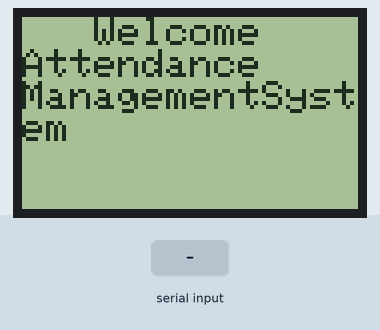
Bench run of a sketch on a simulated Arduino Uno, built with avr-gcc and run on an emulated ATmega328P. Parts: 84×48 one-colour display. Inputs (shaded band) come from the test bench. What the sketch prints to the serial monitor is not drawn.

Above: at 1.4 s.
1.5 s: "1" received over the second serial link
At 2.4 s:
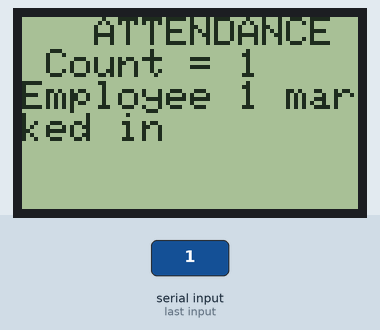
3.0 s: "2" received over the second serial link
At 4.1 s:
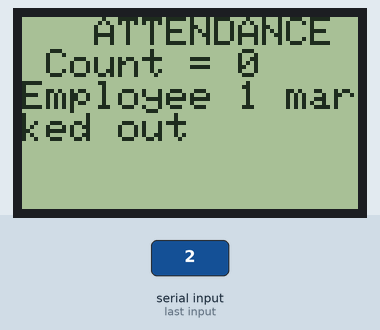
4.5 s: "4" received over the second serial link
At 5.3 s:
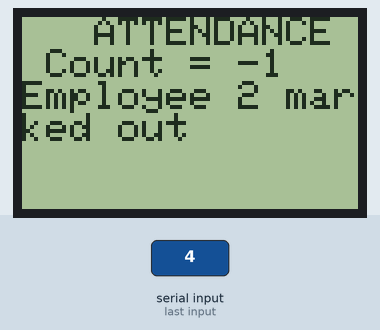
Timing chart, 0 to 7.5 s (numbered marks = the images above; inputs shaded):
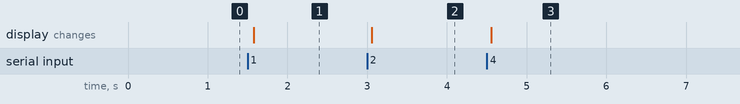

The sketch:

attendance_system.ino
```cpp
#include <SoftwareSerial.h>
#include <PCD8544.h>
PCD8544 lcd;

// Define the data transmit/receive pins in Arduino

#define TxD 8

#define RxD 9

SoftwareSerial mySerial(RxD, TxD); // RX, TX for Bluetooth

int emp_no = 0;
int Count = 0;

void setup() {

  mySerial.begin(9600); // For Bluetooth

  Serial.begin(9600); // For the IDE monitor Tools -> Serial Monitor
  Count = 0;
  // Any code that you want to run once....
  lcd.begin(84, 48);
  lcd.setCursor(0, 0);
  lcd.print("   Welcome  ");
  lcd.setCursor(0, 1);
  lcd.print("Attendance");
  lcd.setCursor(0, 2);
  lcd.print("Management");
  lcd.print("System");
  delay(200);

}

void loop() {

  // put your main code here, to run repeatedly:

  boolean isValidInput; do {
    byte c; // get the next character from the bluetooth serial port

    while ( !mySerial.available() ) ; // LOOP...

    c = mySerial.read(); // Execute the option based on the character recieved

    Serial.print(c); // Print the character received to the IDE serial monitor

    switch ( c ) {

      case 49: // You've entered a

        // Do the code you need when 'a' is received.....

        mySerial.println( "Employee" ); mySerial.println( "1, " ); mySerial.println( "Your attendance is marked" );

        isValidInput = true;
        Count = Count + 1;
        emp_no = 1;
        lcd.setCursor(0, 0);
        lcd.print("   ATTENDANCE  ");
        lcd.setCursor(0, 1);
        lcd.print(" Count = ");
        lcd.print(Count);
        lcd.setCursor(0, 2);
        lcd.print("Employee ");
        lcd.print(emp_no);
        lcd.print(" marked in");
        delay(200);

        break;

      case 50: // You've entered a

        // Do the code you need when 'a' is received.....

        mySerial.println( "Employee" ); mySerial.println( "1, " ); mySerial.println( "Thank You" );

        isValidInput = true;
        Count = Count - 1;
        emp_no = 1;
        lcd.setCursor(0, 0);
        lcd.print("   ATTENDANCE  ");
        lcd.setCursor(0, 1);
        lcd.print(" Count = ");
        lcd.print(Count);
        lcd.setCursor(0, 2);
        lcd.print("Employee ");
        lcd.print(emp_no);
        lcd.print(" marked out");
        delay(200);

        break;

      case 51: // You've entered a

        // Do the code you need when 'a' is received.....

        mySerial.println( "Employee" ); mySerial.println( "2, " ); mySerial.println( "Your attendance is marked" );

        isValidInput = true;
        Count = Count + 1;
        emp_no = 2;
        lcd.setCursor(0, 0);
        lcd.print("   ATTENDANCE  ");
        lcd.setCursor(0, 1);
        lcd.print(" Count = ");
        lcd.print(Count);
        lcd.setCursor(0, 2);
        lcd.print("Employee ");
        lcd.print(emp_no);
        lcd.print(" marked in");
        delay(200);

        break;

      case 52: // You've entered a

        // Do the code you need when 'a' is received.....

        mySerial.println( "Employee" ); mySerial.println( "2, " ); mySerial.println( "Thank You" );

        isValidInput = true;
        Count = Count - 1;
        emp_no = 2;
        lcd.setCursor(0, 0);
        lcd.print("   ATTENDANCE  ");
        lcd.setCursor(0, 1);
        lcd.print(" Count = ");
        lcd.print(Count);
        lcd.setCursor(0, 2);
        lcd.print("Employee ");
        lcd.print(emp_no);
        lcd.print(" marked out");
        delay(200);

        break;

      default:

        // Do the code you need when any other character is received.....

        mySerial.println( "Not registered" );
        isValidInput = false;

        break;

    }


  } while ( isValidInput == true ); // Repeat the loop

}
```

Measured:
- after the input at 1.5 s, the display: changes after 0.08 s (image 1)
- after the input at 3.0 s, the display: changes after 0.06 s (image 2)
- after the input at 4.5 s, the display: changes after 0.06 s (image 3)
